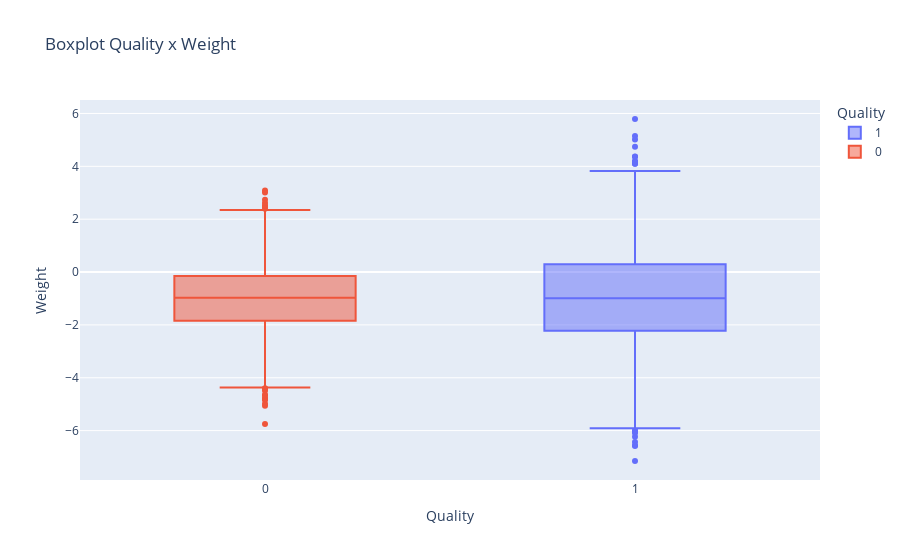

The code cell stored with this chart in its notebook:
### Code cell
# Boxplot Quality x Weight
px.box(df_frutas, x='Quality', y='Weight', color='Quality', title='Boxplot Quality x Weight')

### Figure 1 — Plotly figure (JSON) as saved in the notebook; plotly's stock layout.template omitted (floating-point values rounded to 4 significant figures; data arrays with more than 128 entries replaced by an {"elided": "..."} marker saying what was removed)
{"data": [{"alignmentgroup": "True", "hovertemplate": "Quality=%{x}<br>Weight=%{y}<extra></extra>", "legendgroup": "1", "marker": {"color": "#636efa"}, "name": "1", "notched": false, "offsetgroup": "1", "orientation": "v", "showlegend": true, "type": "box", "x": {"elided": "2004 int values"}, "x0": " ", "xaxis": "x", "y": {"elided": "2004 float values"}, "y0": " ", "yaxis": "y"}, {"alignmentgroup": "True", "hovertemplate": "Quality=%{x}<br>Weight=%{y}<extra></extra>", "legendgroup": "0", "marker": {"color": "#EF553B"}, "name": "0", "notched": false, "offsetgroup": "0", "orientation": "v", "showlegend": true, "type": "box", "x": {"elided": "1996 int values"}, "x0": " ", "xaxis": "x", "y": {"elided": "1996 float values"}, "y0": " ", "yaxis": "y"}], "layout": {"boxmode": "overlay", "legend": {"title": {"text": "Quality"}, "tracegroupgap": 0}, "title": {"text": "Boxplot Quality x Weight"}, "xaxis": {"anchor": "y", "categoryarray": [1, 0], "categoryorder": "array", "domain": [0, 1], "title": {"text": "Quality"}}, "yaxis": {"anchor": "x", "domain": [0, 1], "title": {"text": "Weight"}}}}
